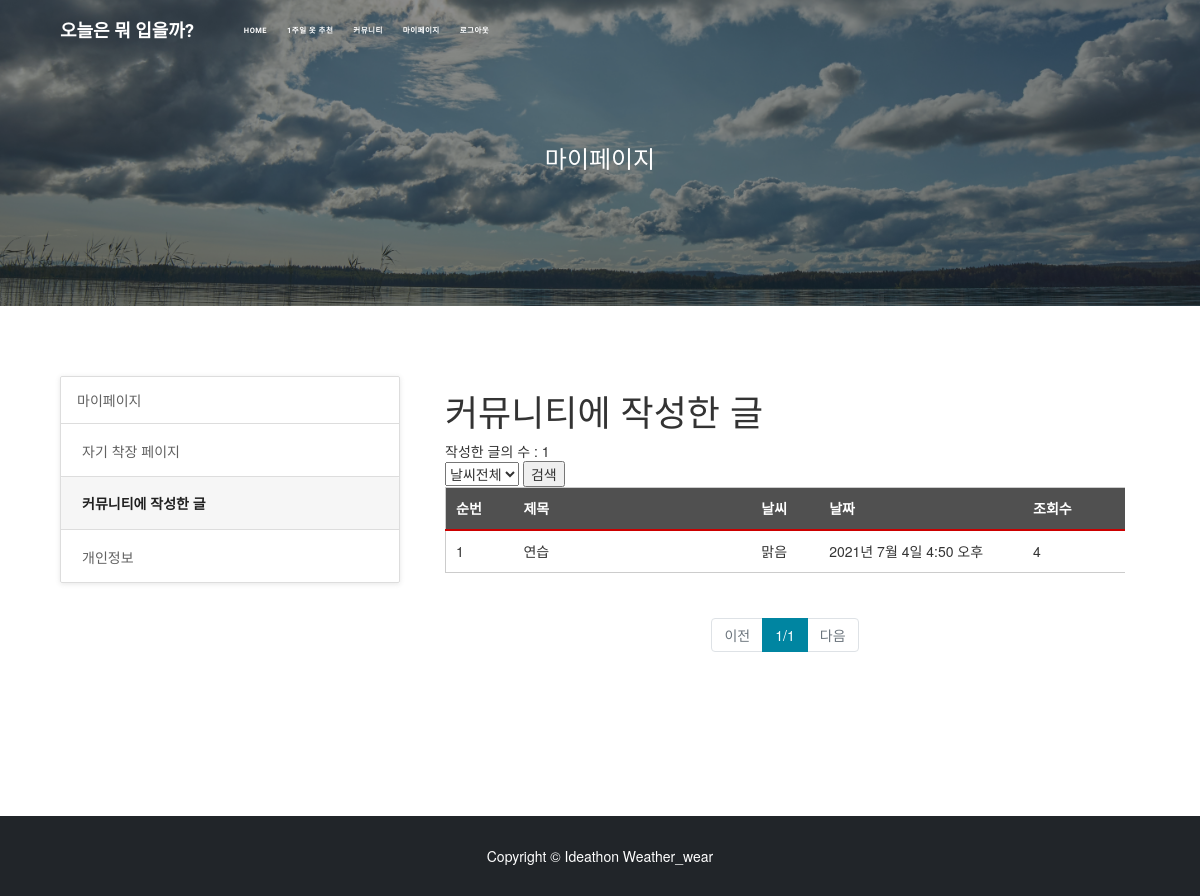
Page /myPage/writing_list/ (signed in) on the earlier database version.
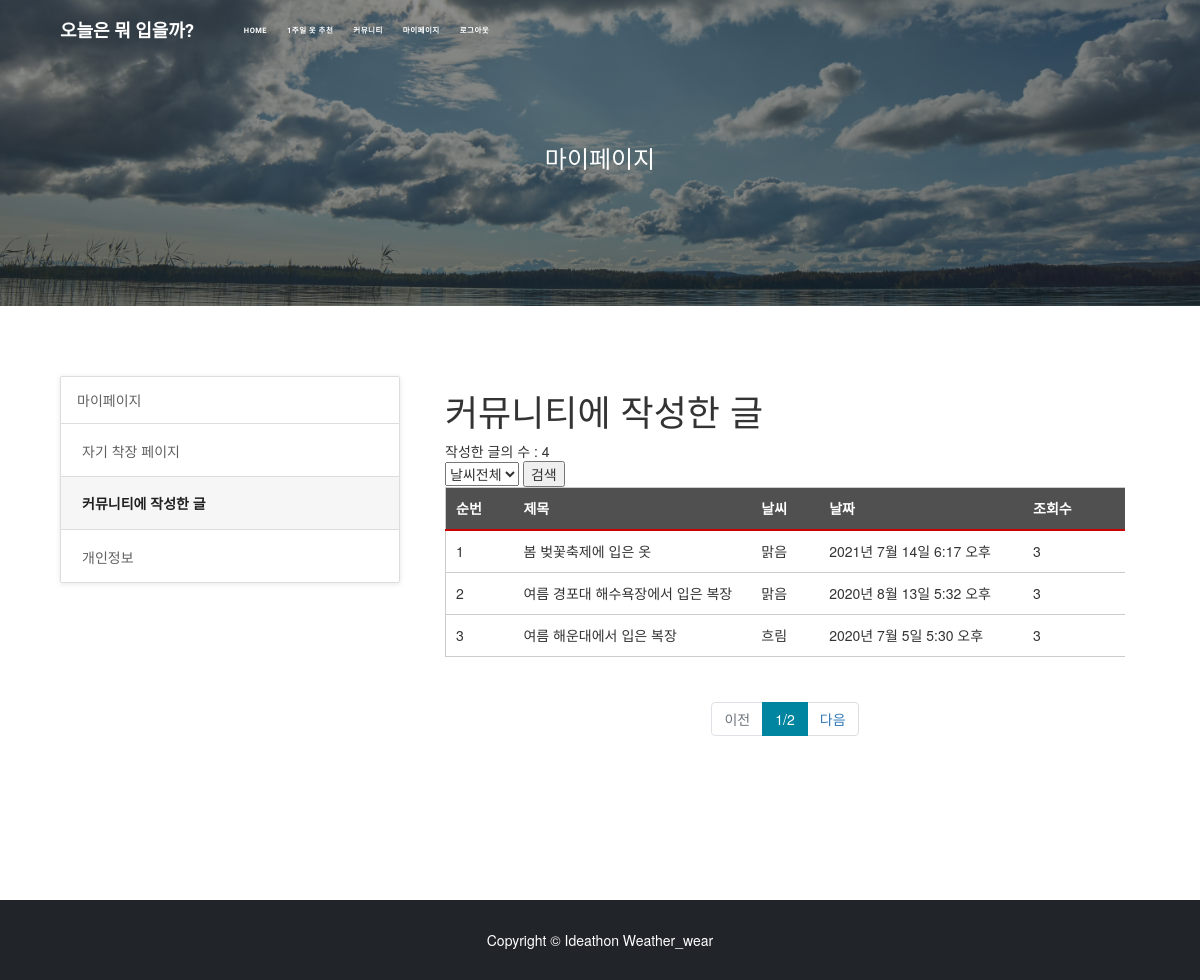
Same page on the later database version.
### community/models.py (models this page shows, shortened)
class Community(models.Model):
    WEATHER = (
        ('맑음', '맑음'),
        ('비', '비'),
        ('흐림', '흐림'),
        ('우박', '우박'),
        ('눈', '눈'),
        ('안개', '안개'),
        ('소나기', '소나기')
    )
    GENDER = (
        ('남자', '남자'),
        ('여자', '여자')
    )
    id = models.AutoField(primary_key=True)
    title = models.CharField(max_length=200)
    writer = models.ForeignKey(User, on_delete=models.CASCADE, null=True)
    pub_date = models.DateTimeField()
    body = models.TextField()
    image = models.ImageField(upload_to="community/", blank=True, null=True)
    view_count = models.PositiveIntegerField(default = 0)
    weather = models.CharField(max_length=80, choices=WEATHER)
    gender = models.CharField(max_length=2, choices=GENDER)
    like_user_set = models.ManyToManyField(User, blank=True, related_name="like_user_set", through="Like")

### myPage/views.py (the view)
# urls.py: path('writing_list/', views.writing_list, name="writing_list"),
def writing_list(request):
    user = request.user
    selected_weather = "날씨전체"
    community = Community.objects.filter(writer = user).order_by('-pub_date')
    count = 0
    for i in community:
        count += 1
    page = int(request.GET.get('p',1))
    paginator = Paginator(community,3)
    boards = paginator.get_page(page)
    return render(request, 'myPage/writing_list.html',{'boards':boards, 'count':count,'selected_weather':selected_weather })

### myPage/templates/myPage/writing_list.html (shortened to what the changed rows need)
{% extends "base.html" %}
{% load static %}
{% block content %}
<link rel='stylesheet prefetch' href='https://maxcdn.bootstrapcdn.com/bootstrap/3.3.6/css/bootstrap.min.css'>
<link rel='stylesheet prefetch' href='https://files.krve.io/f/eyespot.css'>
<link rel='stylesheet prefetch' href='https://cdn.cloudcache.dk/materialdesignicons/1.6.50/css/materialdesignicons.min.css'>
<div class="container" style="margin-top: 5em; margin-bottom: 10em;">
    <div class="col-md-8">
        <div class="container-fluid" style="width: 100%;">
            <h1 class="mt-4">커뮤니티에 작성한 글</h1>
            <div>
                <span>작성한 글의 수 : {{count}}</span>
                <form method="post" action="{% url 'myPage:filter_list' %}">
                    <select name="weather">
                    </select>
                    <input type="submit" value="검색">
                </form>
            </div>
            <table class="profile" style="margin: 0 0 0 0; width: 100%;">
                <thead>
                <tr>
                  <th scope="cols" width=10%>순번</th>
                  <th scope="cols" width=35%>제목</th>
                  <th scope="cols" width=10%>날씨</th>
                  <th scope="cols" width=30%>날짜</th>
                  <th scope="cols" width=15%>조회수</th>
                </tr>
                </thead>
                <tbody>
                {% for community in boards %}
                <tr onclick="location.href='{% url 'community:detail' community.id %}'">
                    <td>{{ forloop.counter }}</td>
                    <td>{{ community.title }}</td>
                    <td>{{ community.weather }}</td>
                    <td>{{ community.pub_date }}</td>
                    <td>{{ community.view_count }}</td>
                </tr>
                {% endfor %}
                </tbody>
            </table>
        </div>
        <br>
        <div class = "row mt-2" style="text-align: center;">
            <div class = "col-12">
                <nav>
                    <ul class = "pagination justify-content-center">
                        <li class = "page-item active">
                            <a class = "page-link">{{boards.number}}/{{boards.paginator.num_pages}}</a>
                        </li>
                        {% if boards.has_next %}
                            <li class = "page-item">
                                <a class = "page-link" href = "?p={{boards.next_page_number}}">다음</a>
                            </li>
                        {% else %}
                            <li class = "page-item disabled">
                                <a class = "page-link disabled" href = "#">다음</a>
                            </li>
                        {% endif %}
                    </ul>
                </nav>
            </div>
        </div>
    </div>
</div>
{%endblock%}

Differences in the rows shown:
removed Community: title "연습", weather "맑음", pub_date "2021년 7월 4일 4:50 오후", view_count "4"
added Community: title "봄 벚꽃축제에 입은 옷", weather "맑음", pub_date "2021년 7월 14일 6:17 오후", view_count "3"
added Community: title "여름 경포대 해수욕장에서 입은 복장", weather "맑음", pub_date "2020년 8월 13일 5:32 오후", view_count "3"
added Community: title "여름 해운대에서 입은 복장", weather "흐림", pub_date "2020년 7월 5일 5:30 오후", view_count "3"
Other differences:
{{ count }}: "1" → "4"
{{ boards.paginator.num_pages }}: "1" → "2"
